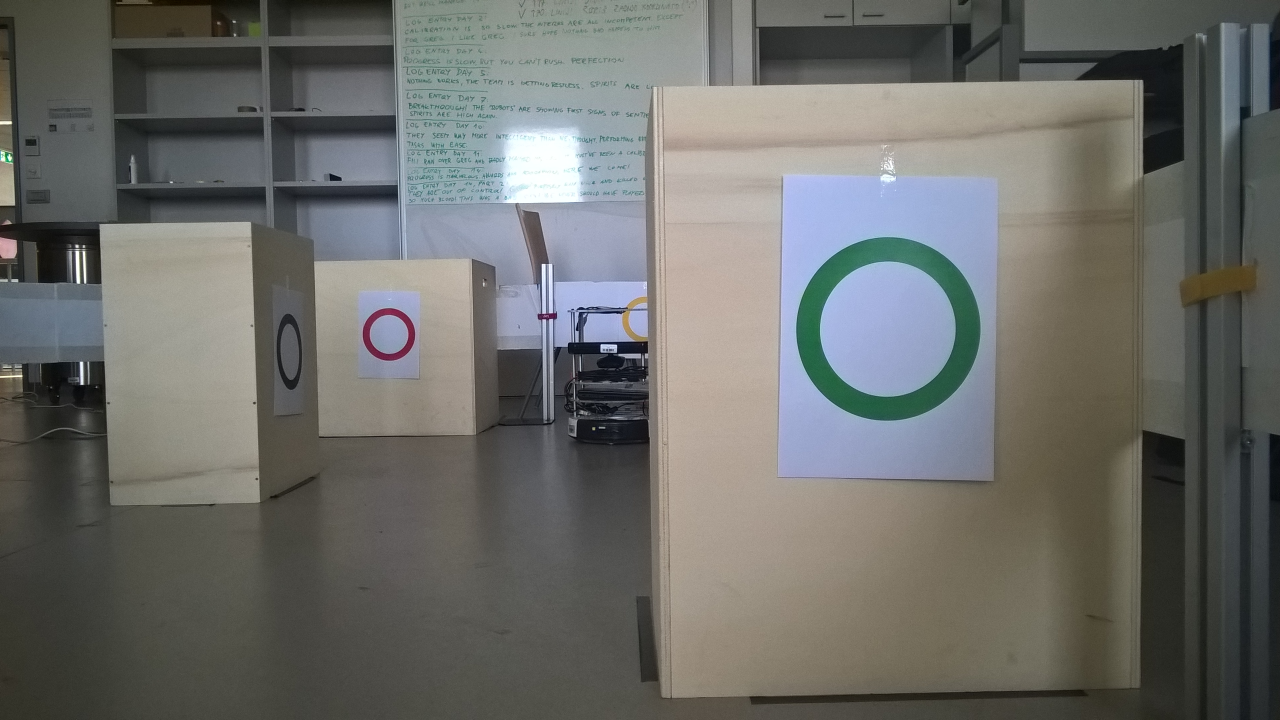
#> input picture ostalo/Img.jpg, 3840 x 2160 px (shown at 1/3 size)
$ python BestRingDetect.py   (Python 2 division)
#> lines starting #> are read from the running program, lines starting #| are printed output that depends on the picture; after the words box and inside, x2 and y2 are one past the last pixel; in counts of white or black regions, pixels touching at a corner belong together
import cv2
import numpy as np

#cv_image = bridge.imgmsg_to_cv2(data, "bgr8")

sizeX = 3840/6
sizeY = 2160/6

cv_image = cv2.imread('Img.jpg')
#> cv_image is the input picture: shape (2160, 3840, 3); mean B, G, R 105.7, 109.2, 108.4

cv_image = cv2.resize(cv_image,(sizeX, sizeY), interpolation=cv2.INTER_CUBIC)
#> cv_image: shape (360, 640, 3)

cv_image = cv_image[sizeY/4:(sizeY/4)*3, 0:sizeX]
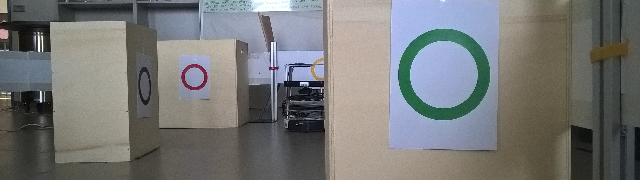
#> cv_image: shape (180, 640, 3); mean B, G, R 118.5, 119.1, 118

# Set the dimensions of the image
dims = cv_image.shape
#> dims = (180, 640, 3)

# Tranform image to gayscale
gray = cv2.cvtColor(cv_image, cv2.COLOR_BGR2GRAY)
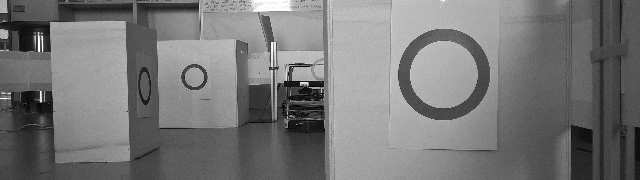
#> gray: shape (180, 640); min 0, max 255, mean 118.7

# Do histogram equlization
img = cv2.equalizeHist(gray)
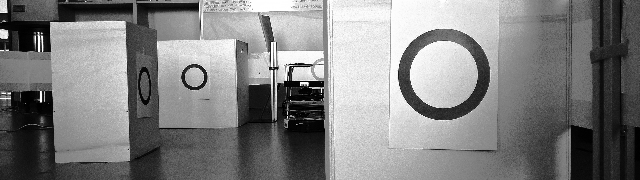
#> img: shape (180, 640); min 0, max 255, mean 128.4

thresholds = []
# Binarize the image

for tr in range(20, 141, 15):
    ret, thresh = cv2.threshold(img, tr, 255, 0)
    thresholds.append(thresh)
    cv2.imshow("Image window", thresh)
    cv2.waitKey(0)
#> this loop made 9 passes
#> ret on passes 1 to 9: 20, 35, 50, 65, 80, 95, 110, 125, 140
#> pass 1, `ret, thresh = cv2.threshold(img, tr, 255, 0)`:
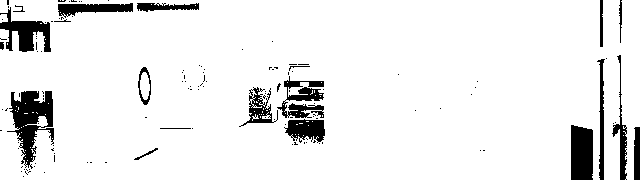
#> thresh: shape (180, 640); 92% white; 131 black regions (111 under 20 px), largest, box (x1, y1, x2, y2) and area: (7, 91, 54, 169) 1783, (571, 125, 593, 180) 1156, (0, 7, 51, 52) 1024
#> pass 2, `ret, thresh = cv2.threshold(img, tr, 255, 0)`:
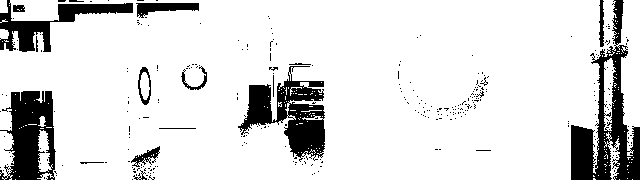
#> thresh: shape (180, 640); 86.4% white; 300 black regions (282 under 20 px), largest, box (x1, y1, x2, y2) and area: (571, 0, 640, 180) 4585, (238, 66, 325, 162) 3663, (0, 91, 56, 180) 3234
#> pass 3, `ret, thresh = cv2.threshold(img, tr, 255, 0)`:
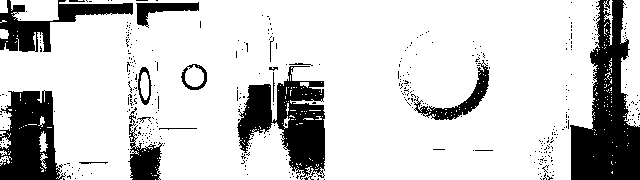
#> thresh: shape (180, 640); 80.3% white; 423 black regions (406 under 20 px), largest, box (x1, y1, x2, y2) and area: (570, 0, 640, 180) 6978, (237, 66, 325, 180) 4995, (0, 90, 66, 180) 3995
#> after the loop, thresholds = 9 items

'''
cv2.imshow("Image window", thresh)
cv2.waitKey(0)

cv2.imshow("Image window", thresh2)
cv2.waitKey(0)

cv2.imshow("Image window", thresh3)
cv2.waitKey(0)
'''

# Extract contours
allContours = [[], [], [], [], [], [], [], [], [], [], [], [], [], []]
for i, thresh in enumerate(thresholds):
    contours, hierarchy = cv2.findContours(thresh, 2, 2)
    for contoure in contours:
        allContours[i].append(contoure)
#> this loop made 9 passes


elpses = [[], [], [], [], [], [], [], [], [], [], [], [], [], []]
for i, contoure in enumerate(allContours):
    for cnt in contoure:
        #     print cnt
        #     print cnt.shape
        if cnt.shape[0] >= 20:
            ellipse = cv2.fitEllipse(cnt)
            elpses[i].append(ellipse)

candidates = []

for elps in elpses:
    #print("---")
    for n in range(len(elps)):
        #i = 0
        for m in range(n + 1, len(elps)):

            e1 = elps[n]
            e2 = elps[m]
            dist = np.sqrt(((e1[0][0] - e2[0][0]) ** 2 + (e1[0][1] - e2[0][1]) ** 2))
            pos = (((e1[0][0] + e2[0][0])/2), ((e1[0][1] + e2[0][1])/2))


            try:
                razmerje = e1[1][0] / e2[1][0]
                razmerje2 = e1[1][1] / e2[1][1]
            except:
                break

            if dist < 5 and ((razmerje < 1.5 and razmerje > 1.1) or (razmerje < 0.9 and razmerje > 0.6))and ((razmerje2 < 1.5 and razmerje2 > 1.1) or (razmerje2 < 0.9 and razmerje2 > 0.6)) and pos[1] > sizeY/2/4 and pos[1] < (sizeY/2/4)*3:
                #i += 1
                #if i==2:
                #print (pos)
                candidates.append((e1,e2, pos))
                    #print(n, " ", m)
                #    break
            #sredisce na polovici
'''
print("---------")

for c in candidates:
    print(c)

print("---------")
'''
realCandidates = []
used = []
for n in range(len(candidates)):
    for m in range(n+1, len(candidates)):

        e1 = candidates[n]
        e2 = candidates[m]

        if abs(e1[2][0]-e2[2][0]) < 5 and abs(e1[2][1]-e2[2][1]) < 5:
            if n not in used and m not in used:
                realCandidates.append(e1)

            used.append(n)
            used.append(m)
            #candidates[m] = False
            #print(n, " ", m)
            break

for c in realCandidates:
    print(c)

    e1 = c[0]
    e2 = c[1]

    cv2.ellipse(cv_image, e1, (0, 255, 0), 2)
    cv2.ellipse(cv_image, e2, (0, 255, 0), 2)

    size = (e1[1][0]+e1[1][1])/2
    center = (e1[0][1], e1[0][0])

    x1 = int(center[0] - size / 2)
    x2 = int(center[0] + size / 2)
    x_min = x1 if x1>0 else 0
    x_max = x2 if x2<cv_image.shape[0] else cv_image.shape[0]

    y1 = int(center[1] - size / 2)
    y2 = int(center[1] + size / 2)
    y_min = y1 if y1 > 0 else 0
    y_max = y2 if y2 < cv_image.shape[1] else cv_image.shape[1]
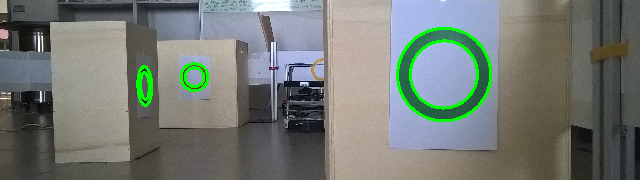
#> cv_image: shape (180, 640, 3); 2.06% of pixels changed, all inside (x1, y1, x2, y2) = (136, 27, 492, 122)

    #depth_image = bridge.imgmsg_to_cv2(depth_img, "16UC1")

    #get_pose(e1, float(np.mean(depth_image[x_min:x_max,y_min:y_max,:]))/1000.0)


cv2.imshow("Image window",cv_image)
cv2.waitKey(0)
